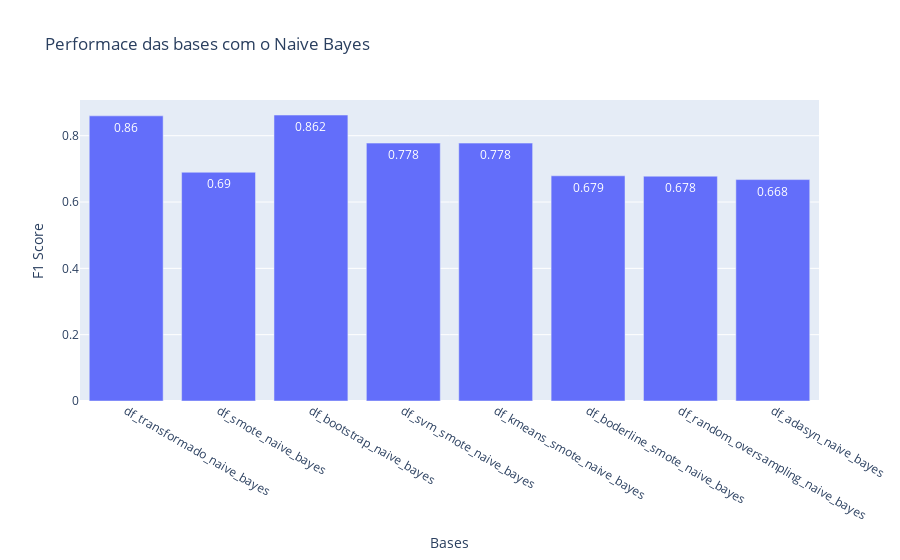

This figure's notebook cell:
### Markdown cell above
##### Naive Bayes

### Code cell
fig_bayes = go.Figure()

y = [infos[i]['MediaF1'] for i in x_naive]

y_formatted = [round(value, 3) for value in y]

fig_bayes.add_bar(x=x_naive, y=y, text=y_formatted, textposition='auto', textangle=-360)

fig_bayes.update_layout(
    title='Performace das bases com o Naive Bayes',
    xaxis_title='Bases',
    yaxis_title='F1 Score'
)

fig_bayes.show()

### Figure 1 — Plotly figure (JSON) as saved in the notebook; plotly's stock layout.template omitted (floating-point values rounded to 4 significant figures)
{"data": [{"text": ["0.86", "0.69", "0.862", "0.778", "0.778", "0.679", "0.678", "0.668"], "textangle": 0, "textposition": "auto", "type": "bar", "x": ["df_transformado_naive_bayes", "df_smote_naive_bayes", "df_bootstrap_naive_bayes", "df_svm_smote_naive_bayes", "df_kmeans_smote_naive_bayes", "df_boderline_smote_naive_bayes", "df_random_oversampling_naive_bayes", "df_adasyn_naive_bayes"], "y": [0.8598, 0.6898, 0.8623, 0.7776, 0.7776, 0.6791, 0.6779, 0.6676]}], "layout": {"title": {"text": "Performace das bases com o Naive Bayes"}, "xaxis": {"title": {"text": "Bases"}}, "yaxis": {"title": {"text": "F1 Score"}}}}
